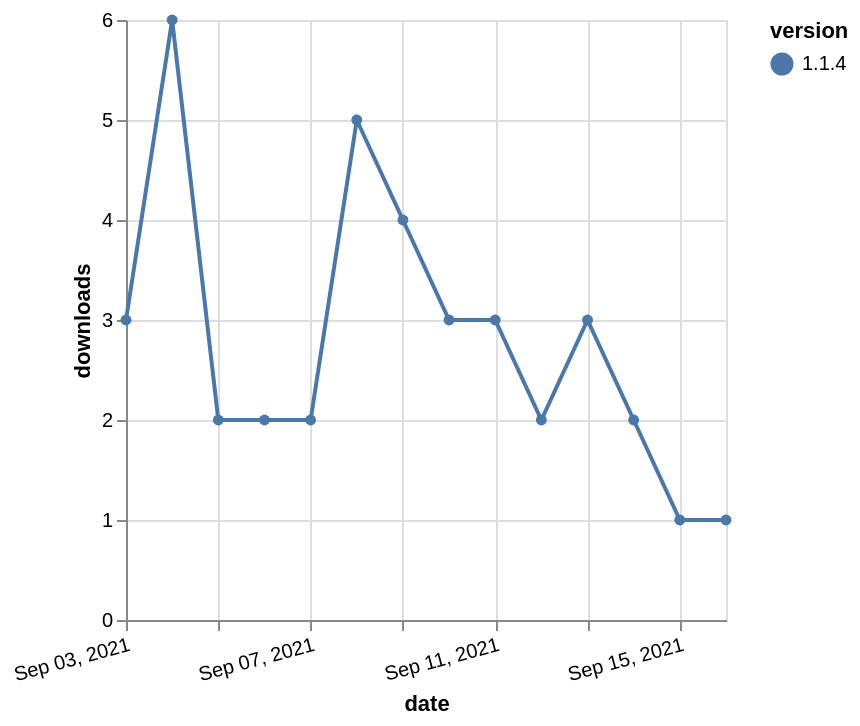

Write the Vega-Lite specification saved for this chart.
### Vega-Lite specification from a JSON file in a GitHub repository (floating-point values rounded to 4 significant figures)
{"$schema": "https://vega.github.io/schema/vega-lite/v5.json", "description": "A simple bar chart with embedded data.", "data": {"values": [{"date": "2021-09-03", "total": 4053, "delta": 3, "version": "1.1.4"}, {"date": "2021-09-04", "total": 4059, "delta": 6, "version": "1.1.4"}, {"date": "2021-09-05", "total": 4061, "delta": 2, "version": "1.1.4"}, {"date": "2021-09-06", "total": 4063, "delta": 2, "version": "1.1.4"}, {"date": "2021-09-07", "total": 4065, "delta": 2, "version": "1.1.4"}, {"date": "2021-09-08", "total": 4070, "delta": 5, "version": "1.1.4"}, {"date": "2021-09-09", "total": 4074, "delta": 4, "version": "1.1.4"}, {"date": "2021-09-10", "total": 4077, "delta": 3, "version": "1.1.4"}, {"date": "2021-09-11", "total": 4080, "delta": 3, "version": "1.1.4"}, {"date": "2021-09-12", "total": 4082, "delta": 2, "version": "1.1.4"}, {"date": "2021-09-13", "total": 4085, "delta": 3, "version": "1.1.4"}, {"date": "2021-09-14", "total": 4087, "delta": 2, "version": "1.1.4"}, {"date": "2021-09-15", "total": 4088, "delta": 1, "version": "1.1.4"}, {"date": "2021-09-16", "total": 4089, "delta": 1, "version": "1.1.4"}]}, "width": "container", "mark": {"type": "line", "point": {"filled": true}}, "encoding": {"x": {"field": "date", "type": "temporal", "timeUnit": "yearmonthdate", "title": "date", "axis": {"labelAngle": -15}}, "y": {"field": "delta", "type": "quantitative", "title": "downloads"}, "color": {"field": "version", "type": "nominal"}, "tooltip": {"field": "delta"}}}
